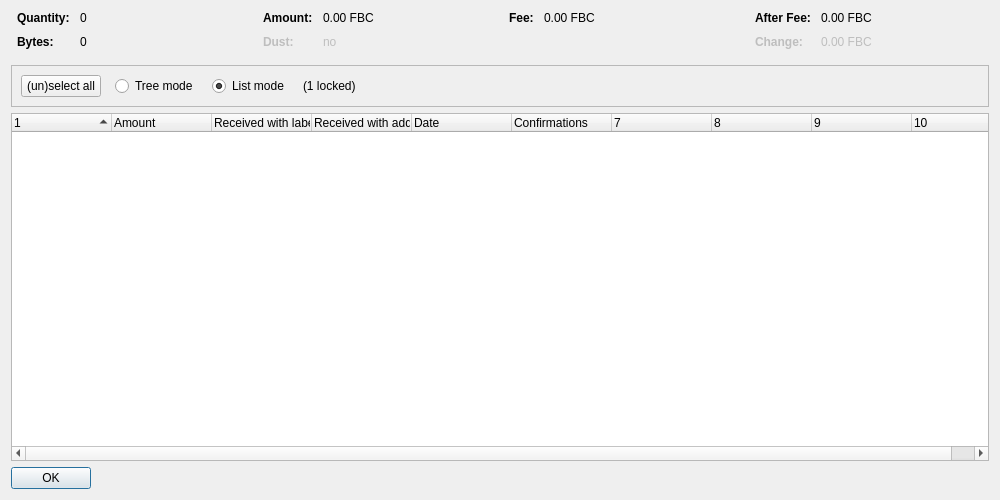
<?xml version="1.0" encoding="UTF-8"?>
<ui version="4.0">
 <class>CoinControlDialog</class>
 <widget class="QDialog" name="CoinControlDialog">
  <property name="geometry">
   <rect>
    <x>0</x>
    <y>0</y>
    <width>1000</width>
    <height>500</height>
   </rect>
  </property>
  <property name="windowTitle">
   <string>Coin Selection</string>
  </property>
  <layout class="QVBoxLayout" name="verticalLayout">
   <item>
    <layout class="QHBoxLayout" name="horizontalLayoutTop" stretch="0,0,0,0">
     <property name="topMargin">
      <number>0</number>
     </property>
     <property name="bottomMargin">
      <number>10</number>
     </property>
     <item>
      <layout class="QFormLayout" name="formLayoutCoinControl1">
       <property name="horizontalSpacing">
        <number>10</number>
       </property>
       <property name="verticalSpacing">
        <number>10</number>
       </property>
       <property name="leftMargin">
        <number>6</number>
       </property>
       <property name="rightMargin">
        <number>6</number>
       </property>
       <item row="0" column="0">
        <widget class="QLabel" name="labelCoinControlQuantityText">
         <property name="font">
          <font>
           <weight>75</weight>
           <bold>true</bold>
          </font>
         </property>
         <property name="text">
          <string>Quantity:</string>
         </property>
        </widget>
       </item>
       <item row="0" column="1">
        <widget class="QLabel" name="labelCoinControlQuantity">
         <property name="cursor">
          <cursorShape>IBeamCursor</cursorShape>
         </property>
         <property name="contextMenuPolicy">
          <enum>Qt::ActionsContextMenu</enum>
         </property>
         <property name="text">
          <string notr="true">0</string>
         </property>
         <property name="textInteractionFlags">
          <set>Qt::LinksAccessibleByMouse|Qt::TextSelectableByKeyboard|Qt::TextSelectableByMouse</set>
         </property>
        </widget>
       </item>
       <item row="1" column="0">
        <widget class="QLabel" name="labelCoinControlBytesText">
         <property name="font">
          <font>
           <weight>75</weight>
           <bold>true</bold>
          </font>
         </property>
         <property name="text">
          <string>Bytes:</string>
         </property>
        </widget>
       </item>
       <item row="1" column="1">
        <widget class="QLabel" name="labelCoinControlBytes">
         <property name="cursor">
          <cursorShape>IBeamCursor</cursorShape>
         </property>
         <property name="contextMenuPolicy">
          <enum>Qt::ActionsContextMenu</enum>
         </property>
         <property name="text">
          <string notr="true">0</string>
         </property>
         <property name="textInteractionFlags">
          <set>Qt::LinksAccessibleByMouse|Qt::TextSelectableByKeyboard|Qt::TextSelectableByMouse</set>
         </property>
        </widget>
       </item>
      </layout>
     </item>
     <item>
      <layout class="QFormLayout" name="formLayoutCoinControl2">
       <property name="horizontalSpacing">
        <number>10</number>
       </property>
       <property name="verticalSpacing">
        <number>10</number>
       </property>
       <property name="leftMargin">
        <number>6</number>
       </property>
       <property name="rightMargin">
        <number>6</number>
       </property>
       <item row="0" column="0">
        <widget class="QLabel" name="labelCoinControlAmountText">
         <property name="font">
          <font>
           <weight>75</weight>
           <bold>true</bold>
          </font>
         </property>
         <property name="text">
          <string>Amount:</string>
         </property>
        </widget>
       </item>
       <item row="0" column="1">
        <widget class="QLabel" name="labelCoinControlAmount">
         <property name="cursor">
          <cursorShape>IBeamCursor</cursorShape>
         </property>
         <property name="contextMenuPolicy">
          <enum>Qt::ActionsContextMenu</enum>
         </property>
         <property name="text">
          <string notr="true">0.00 FBC</string>
         </property>
         <property name="textInteractionFlags">
          <set>Qt::LinksAccessibleByMouse|Qt::TextSelectableByKeyboard|Qt::TextSelectableByMouse</set>
         </property>
        </widget>
       </item>
       <item row="1" column="0">
        <widget class="QLabel" name="labelCoinControlLowOutputText">
         <property name="enabled">
          <bool>false</bool>
         </property>
         <property name="font">
          <font>
           <weight>75</weight>
           <bold>true</bold>
          </font>
         </property>
         <property name="text">
          <string>Dust:</string>
         </property>
        </widget>
       </item>
       <item row="1" column="1">
        <widget class="QLabel" name="labelCoinControlLowOutput">
         <property name="enabled">
          <bool>false</bool>
         </property>
         <property name="cursor">
          <cursorShape>IBeamCursor</cursorShape>
         </property>
         <property name="contextMenuPolicy">
          <enum>Qt::ActionsContextMenu</enum>
         </property>
         <property name="text">
          <string notr="true">no</string>
         </property>
         <property name="textInteractionFlags">
          <set>Qt::LinksAccessibleByMouse|Qt::TextSelectableByKeyboard|Qt::TextSelectableByMouse</set>
         </property>
        </widget>
       </item>
      </layout>
     </item>
     <item>
      <layout class="QFormLayout" name="formLayoutCoinControl3">
       <property name="horizontalSpacing">
        <number>10</number>
       </property>
       <property name="verticalSpacing">
        <number>10</number>
       </property>
       <property name="leftMargin">
        <number>6</number>
       </property>
       <property name="rightMargin">
        <number>6</number>
       </property>
       <item row="0" column="0">
        <widget class="QLabel" name="labelCoinControlFeeText">
         <property name="font">
          <font>
           <weight>75</weight>
           <bold>true</bold>
          </font>
         </property>
         <property name="text">
          <string>Fee:</string>
         </property>
        </widget>
       </item>
       <item row="0" column="1">
        <widget class="QLabel" name="labelCoinControlFee">
         <property name="cursor">
          <cursorShape>IBeamCursor</cursorShape>
         </property>
         <property name="contextMenuPolicy">
          <enum>Qt::ActionsContextMenu</enum>
         </property>
         <property name="text">
          <string notr="true">0.00 FBC</string>
         </property>
         <property name="textInteractionFlags">
          <set>Qt::LinksAccessibleByMouse|Qt::TextSelectableByKeyboard|Qt::TextSelectableByMouse</set>
         </property>
        </widget>
       </item>
      </layout>
     </item>
     <item>
      <layout class="QFormLayout" name="formLayoutCoinControl4">
       <property name="horizontalSpacing">
        <number>10</number>
       </property>
       <property name="verticalSpacing">
        <number>10</number>
       </property>
       <property name="leftMargin">
        <number>6</number>
       </property>
       <property name="rightMargin">
        <number>6</number>
       </property>
       <item row="0" column="0">
        <widget class="QLabel" name="labelCoinControlAfterFeeText">
         <property name="font">
          <font>
           <weight>75</weight>
           <bold>true</bold>
          </font>
         </property>
         <property name="text">
          <string>After Fee:</string>
         </property>
        </widget>
       </item>
       <item row="0" column="1">
        <widget class="QLabel" name="labelCoinControlAfterFee">
         <property name="cursor">
          <cursorShape>IBeamCursor</cursorShape>
         </property>
         <property name="contextMenuPolicy">
          <enum>Qt::ActionsContextMenu</enum>
         </property>
         <property name="text">
          <string notr="true">0.00 FBC</string>
         </property>
         <property name="textInteractionFlags">
          <set>Qt::LinksAccessibleByMouse|Qt::TextSelectableByKeyboard|Qt::TextSelectableByMouse</set>
         </property>
        </widget>
       </item>
       <item row="1" column="0">
        <widget class="QLabel" name="labelCoinControlChangeText">
         <property name="enabled">
          <bool>false</bool>
         </property>
         <property name="font">
          <font>
           <weight>75</weight>
           <bold>true</bold>
          </font>
         </property>
         <property name="text">
          <string>Change:</string>
         </property>
        </widget>
       </item>
       <item row="1" column="1">
        <widget class="QLabel" name="labelCoinControlChange">
         <property name="enabled">
          <bool>false</bool>
         </property>
         <property name="cursor">
          <cursorShape>IBeamCursor</cursorShape>
         </property>
         <property name="contextMenuPolicy">
          <enum>Qt::ActionsContextMenu</enum>
         </property>
         <property name="text">
          <string notr="true">0.00 FBC</string>
         </property>
         <property name="textInteractionFlags">
          <set>Qt::LinksAccessibleByMouse|Qt::TextSelectableByKeyboard|Qt::TextSelectableByMouse</set>
         </property>
        </widget>
       </item>
      </layout>
     </item>
    </layout>
   </item>
   <item>
    <widget class="QFrame" name="frame">
     <property name="minimumSize">
      <size>
       <width>0</width>
       <height>40</height>
      </size>
     </property>
     <property name="frameShape">
      <enum>QFrame::StyledPanel</enum>
     </property>
     <property name="frameShadow">
      <enum>QFrame::Sunken</enum>
     </property>
     <layout class="QHBoxLayout" name="horizontalLayout">
      <item>
       <layout class="QHBoxLayout" name="horizontalLayoutPanel" stretch="0,0,0,0,0">
        <property name="spacing">
         <number>14</number>
        </property>
        <item>
         <widget class="QPushButton" name="pushButtonSelectAll">
          <property name="sizePolicy">
           <sizepolicy hsizetype="Maximum" vsizetype="Fixed">
            <horstretch>0</horstretch>
            <verstretch>0</verstretch>
           </sizepolicy>
          </property>
          <property name="text">
           <string>(un)select all</string>
          </property>
          <property name="autoDefault">
           <bool>false</bool>
          </property>
         </widget>
        </item>
        <item>
         <widget class="QRadioButton" name="radioTreeMode">
          <property name="sizePolicy">
           <sizepolicy hsizetype="Maximum" vsizetype="Fixed">
            <horstretch>0</horstretch>
            <verstretch>0</verstretch>
           </sizepolicy>
          </property>
          <property name="text">
           <string>Tree mode</string>
          </property>
         </widget>
        </item>
        <item>
         <widget class="QRadioButton" name="radioListMode">
          <property name="sizePolicy">
           <sizepolicy hsizetype="Maximum" vsizetype="Fixed">
            <horstretch>0</horstretch>
            <verstretch>0</verstretch>
           </sizepolicy>
          </property>
          <property name="text">
           <string>List mode</string>
          </property>
          <property name="checked">
           <bool>true</bool>
          </property>
         </widget>
        </item>
        <item>
         <widget class="QLabel" name="labelLocked">
          <property name="text">
           <string notr="true">(1 locked)</string>
          </property>
         </widget>
        </item>
        <item>
         <spacer name="horizontalSpacer">
          <property name="orientation">
           <enum>Qt::Horizontal</enum>
          </property>
          <property name="sizeHint" stdset="0">
           <size>
            <width>40</width>
            <height>20</height>
           </size>
          </property>
         </spacer>
        </item>
       </layout>
      </item>
     </layout>
    </widget>
   </item>
   <item>
    <widget class="CoinControlTreeWidget" name="treeWidget">
     <property name="contextMenuPolicy">
      <enum>Qt::CustomContextMenu</enum>
     </property>
     <property name="sortingEnabled">
      <bool>false</bool>
     </property>
     <property name="columnCount">
      <number>10</number>
     </property>
     <attribute name="headerShowSortIndicator" stdset="0">
      <bool>true</bool>
     </attribute>
     <attribute name="headerStretchLastSection">
      <bool>false</bool>
     </attribute>
     <column>
      <property name="text">
       <string/>
      </property>
     </column>
     <column>
      <property name="text">
       <string>Amount</string>
      </property>
     </column>
     <column>
      <property name="text">
       <string>Received with label</string>
      </property>
     </column>
     <column>
      <property name="text">
       <string>Received with address</string>
      </property>
     </column>
     <column>
      <property name="text">
       <string>Date</string>
      </property>
     </column>
     <column>
      <property name="text">
       <string>Confirmations</string>
      </property>
      <property name="toolTip">
       <string>Confirmed</string>
      </property>
     </column>
     <column>
      <property name="text">
       <string/>
      </property>
     </column>
     <column>
      <property name="text">
       <string/>
      </property>
     </column>
     <column>
      <property name="text">
       <string/>
      </property>
     </column>
     <column>
      <property name="text">
       <string/>
      </property>
     </column>
    </widget>
   </item>
   <item>
    <widget class="QDialogButtonBox" name="buttonBox">
     <property name="sizePolicy">
      <sizepolicy hsizetype="Maximum" vsizetype="Fixed">
       <horstretch>0</horstretch>
       <verstretch>0</verstretch>
      </sizepolicy>
     </property>
     <property name="orientation">
      <enum>Qt::Horizontal</enum>
     </property>
     <property name="standardButtons">
      <set>QDialogButtonBox::Ok</set>
     </property>
    </widget>
   </item>
  </layout>
 </widget>
 <customwidgets>
  <customwidget>
   <class>CoinControlTreeWidget</class>
   <extends>QTreeWidget</extends>
   <header>coincontroltreewidget.h</header>
  </customwidget>
 </customwidgets>
 <resources/>
 <connections/>
</ui>
